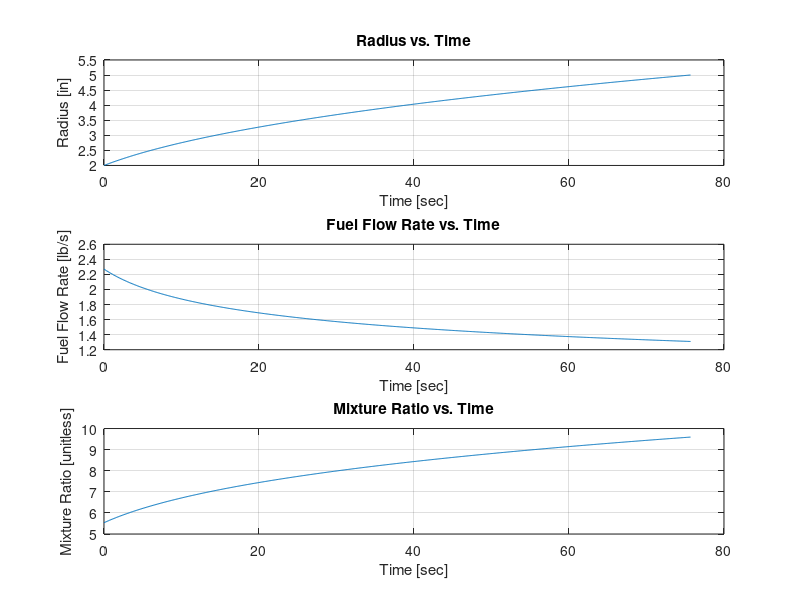

Here is the MATLAB script that generated this plot:
%% Veronica Loomis
% HW02 - Book Problem 11.7 Part iii
% Using the values given
% Plot:
%   R(t) vs. time
%   mFdot(t) vs. time
%   O/F(t) vs. time

L = 50;
Ri = 2;
Ro = 5;
rhoF = 0.0361273; % lb/in**3
a = 0.1;
n = 0.8;
Gox = 1.0; % lb/s-in**2
% since we are told mOxdot is constant, 
% we can define it from the initial G and R values
mOxdot = Gox*pi*Ri^2; 

allTime = linspace(0,100,1000);

i = 1;
testR = Ri;

while testR < 5
    R(i) = (((allTime(i)*a*(2*n+1))*mOxdot^n/(pi^n))+Ri^(2*n+1))^(1/(2*n+1));
    mFdot(i) = 2*a*rhoF*L*mOxdot^n*pi^(1-n)*R(i)^(1-2*n);
    OF(i) = mOxdot/mFdot(i);
    testR = R(i);
    i = i+1;
end

t = allTime(1:i-1);

figure(1)
subplot(3,1,1)
plot(t,R)
title('Radius vs. Time')
grid on
xlabel('Time [sec]')
ylabel('Radius [in]')
subplot(3,1,2)
plot(t,mFdot)
title('Fuel Flow Rate vs. Time')
grid on
xlabel('Time [sec]')
ylabel('Fuel Flow Rate [lb/s]')
subplot(3,1,3)
plot(t,OF)
title('Mixture Ratio vs. Time')
grid on
xlabel('Time [sec]')
ylabel('Mixture Ratio [unitless]')